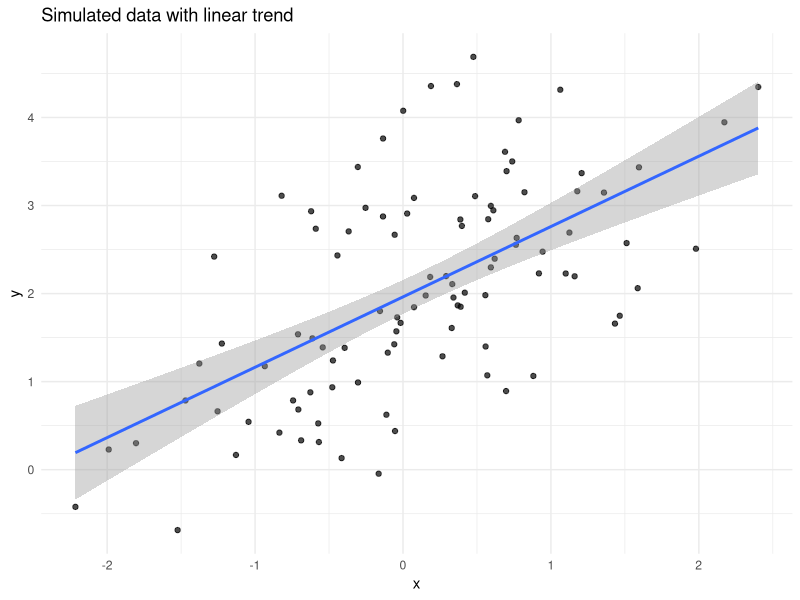

R code for this plot:
## ---- chunk 1
#| label: setup
# Reproducibility
library(conflicted)
library(tidyverse)
set.seed(1) # CHANGE TO YOUR STUDENT ID
## ---- chunk 2
#| label: sim-ggplot-example
# Simulate basic data
n <- 100
x <- rnorm(n, mean = 0, sd = 1)
y <- 2 + 0.8 * x + rnorm(n, mean = 0, sd = 1)
sim_data <- tibble(x = x, y = y) |>
    arrange(x)

sim_data

# Plot with ggplot2
ggplot(sim_data, ggplot2::aes(x = x, y = y)) +
    geom_point(alpha = 0.7) +
    geom_smooth(method = "lm", se = TRUE) +
    labs(
        title = "Simulated data with linear trend",
        x = "x",
        y = "y"
    ) +
    theme_minimal()
